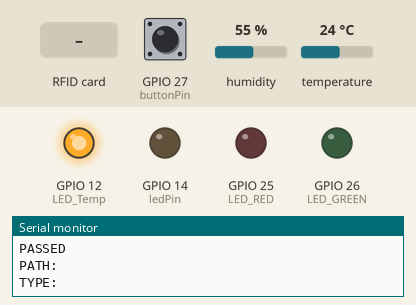
Simulated run of this sketch. Board: ESP8266 (NodeMCU). Parts: output pins drawn as LEDs (lit = HIGH), the last lines printed to the serial monitor. Dashed ring = blinking. The test bench sets the inputs (shaded band); at power-on: GPIO 27 (buttonPin) LOW, humidity 55 %, temperature 24 °C. WiFi joins after 1.5 s; servers stay silent unless stated.

Above: at 2.7 s.
2.8 s: GPIO 27 (buttonPin) pulled HIGH for 3.2 s
At 3.8 s:
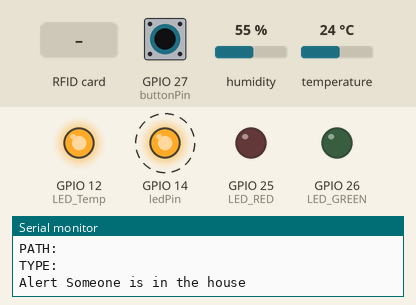
8.0 s: RFID card 5E 7A 19 C4 held to the reader
At 8.4 s:
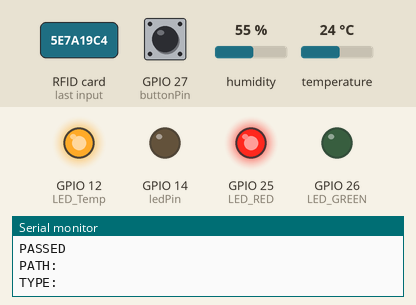
10.8 s: humidity set to 52 %
13.7 s: humidity set to 49 %
At 16.1 s:
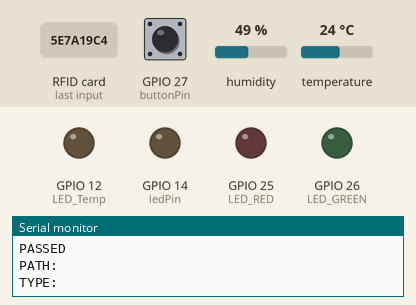
16.9 s: GPIO 27 (buttonPin) pulled HIGH for 3.2 s
At 19.0 s:
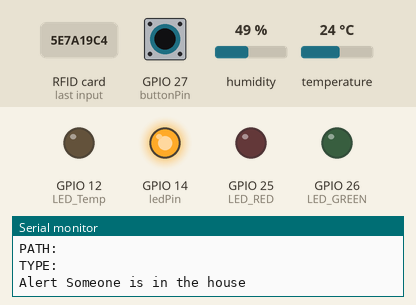
21.6 s: RFID card 5E 7A 19 C4 held to the reader
At 23.2 s:
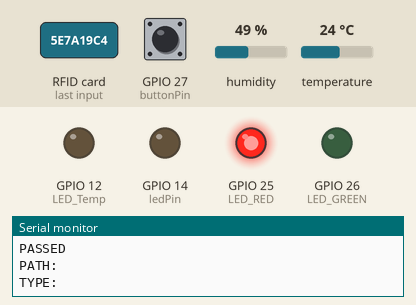
Timing chart, 0 to 25.0 s (numbered marks = the images above; inputs shaded):
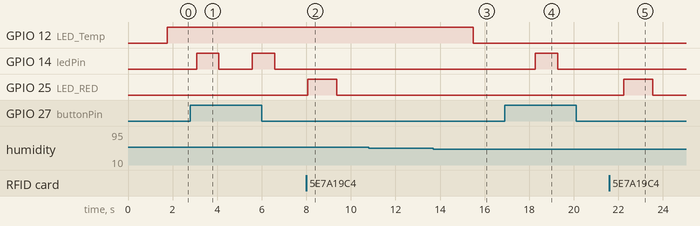

Measured:
- the behaviour switches between 51 and 50 % on humidity (found by bisection; images 2 and 3)
- after the input at 2.8 s, GPIO 14 (ledPin): alternates HIGH for 1.0 s and LOW for 1.5 s, starting after 0.28 s
- after the input at 8.0 s, GPIO 25 (LED_RED): LOW → HIGH after 0.05 s, → LOW 1.3 s later
- after the input at 13.7 s, GPIO 12 (LED_Temp): HIGH → LOW after 1.8 s
- after the input at 16.9 s, GPIO 14 (ledPin): LOW → HIGH after 1.4 s, → LOW 1.0 s later
- after the input at 21.6 s, GPIO 25 (LED_RED): LOW → HIGH after 0.63 s, → LOW 1.3 s later

The sketch:

CODE_CONNECTED_HOUSE.ino
```cpp
#include <SPI.h>
#include <MFRC522.h>
#include "DHT.h"
 ////////////////////////////////////////////////////////////////
 #include <Arduino.h>
  #if defined(ESP32)
    #include <WiFi.h>
  #elif defined(ESP8266)
    #include <ESP8266WiFi.h>
  #endif
  #include <Firebase_ESP_Client.h>

  //Provide the token generation process info.
  #include "addons/TokenHelper.h"
  //Provide the RTDB payload printing info and other helper functions.
  #include "addons/RTDBHelper.h"

  // Insert your network credentials
  #define WIFI_SSID "Rca1949"
  #define WIFI_PASSWORD "Raja@Casa@"


  // Insert Firebase project API Key
  #define API_KEY "AIzaSyCB8iYcUrrl9VvAL7E8hsWZfOTL553A2tY"

  // Insert RTDB URLefine the RTDB URL */
  #define DATABASE_URL "https://home-security-system-eilco-default-rtdb.europe-west1.firebasedatabase.app"

  //Define Firebase Data object
  FirebaseData fbdo;

  FirebaseAuth auth;
  FirebaseConfig config;
  unsigned long sendDataPrevMillis = 0;
  int count = 0;
  bool signupOK = false;
 ///////////////////////////////////////////////////////////////
// Definit la broche de l'Arduino sur laquelle la
// broche DATA du capteur est reliee
#define DHTPIN 13

// Definit le type de capteur utilise
#define DHTTYPE DHT11

// Declare un objet de type DHT
// Il faut passer en parametre du constructeur
// de l'objet la broche et le type de capteur
DHT dht(DHTPIN, DHTTYPE);


// Constants
#define SS_PIN 5
#define RST_PIN 0
#define LED_GREEN 26
#define LED_RED 25
#define LED_Temp 12
const int buttonPin = 27; // broche du capteur PIR
const int ledPin = 14; // la LED du Arduino
int buttonState = 0;

// Variables
byte nuidPICC[4] = {0, 0, 0, 0};
MFRC522::MIFARE_Key key;
MFRC522 rfid = MFRC522(SS_PIN, RST_PIN);

// Access status
bool accessGranted = false;

void setup() {
  // Init Serial USB
  Serial.begin(115200);

  //////////////////////////////////////////////////////////////////
   WiFi.begin(WIFI_SSID, WIFI_PASSWORD);
    Serial.print("Connecting to Wi-Fi");
    while (WiFi.status() != WL_CONNECTED){
      Serial.print(".");
      delay(300);
    }
    Serial.println();
    Serial.print("Connected with IP: ");
    Serial.println(WiFi.localIP());
    Serial.println();
 ///////////////////////////////////////////////////
    /* Assign the api key (required) */
    config.api_key = API_KEY;

    /* Assign the RTDB URL (required) */
    config.database_url = DATABASE_URL;

    /* Sign up */
    if (Firebase.signUp(&config, &auth, "", "")){
      Serial.println("ok");
      signupOK = true;
    }
    else{
      Serial.printf("%s\n", config.signer.signupError.message.c_str());
    }

    /* Assign the callback function for the long running token generation task */
    config.token_status_callback = tokenStatusCallback; //see addons/TokenHelper.h

    Firebase.begin(&config, &auth);
    Firebase.reconnectWiFi(true);
  ////////////////////////////////////////////////////////////////////
  Serial.println(F("Initialize System"));
 pinMode(LED_GREEN, OUTPUT);
  pinMode(LED_RED, OUTPUT);
    pinMode(LED_Temp, OUTPUT);
  pinMode(ledPin, OUTPUT); //la broche de la LED est mise en sortie
  pinMode(buttonPin, INPUT); //la broche du capteur est mise en entree

  // Init RFID
  SPI.begin();
  rfid.PCD_Init();
  Serial.print(F("Reader :"));
  rfid.PCD_DumpVersionToSerial();


  // Initialise la capteur DHT11
  dht.begin();
}

void loop() {
  readRFID();
  checkPresence();
  checktemp();
}

void readRFID() {
  // Read RFID card
  for (byte i = 0; i < 6; i++) {
    key.keyByte[i] = 0xFF;
  }

  // Look for new cards
  if ( ! rfid.PICC_IsNewCardPresent()) {
    return;
  }

  // Verify if the NUID has been read
  if ( ! rfid.PICC_ReadCardSerial()) {
    return;
  }

  // Store NUID into nuidPICC array
  for (byte i = 0; i < 4; i++) {
    nuidPICC[i] = rfid.uid.uidByte[i];
  }

  // Check if card is authorized
  checkAuthorization();

  // Print access status


  // Halt PICC
  rfid.PICC_HaltA();

  // Stop encryption on PCD
  rfid.PCD_StopCrypto1();
}

// Function to check if card is authorized
/*void checkAuthorization() {
  // Here you would add your own logic to check if the card is authorized
  // For example, you could compare the nuidPICC variable to a list of authorized NUIDs
  // In this example, we'll just grant access if the first byte of the NUID is 0x01
  if (nuidPICC[0] == 203 && nuidPICC[1] == 243 && nuidPICC[2] == 145 && nuidPICC[3] == 105) {
    accessGranted = true;
    Serial.println("Access granted");
    // Turn on green LED
    digitalWrite(LED_GREEN, HIGH);
    // Turn off red LED
    digitalWrite(LED_RED, LOW);
     delay(3000);
    digitalWrite(LED_GREEN, LOW);
  } else {
    accessGranted = false;
    Serial.println("Access denied");
    // Turn off green LED
    digitalWrite(LED_GREEN, LOW);
    // Turn on red LED
    digitalWrite(LED_RED, HIGH);
    delay(3000);
    digitalWrite(LED_RED, LOW);
  }
  }
*/
void checkAuthorization() {
// Here you would add your own logic to check if the card is authorized
// For example, you could compare the nuidPICC variable to a list of authorized NUIDs
// In this example, we'll just grant access if the first byte of the NUID is 0x01
if (nuidPICC[0] == 203 && nuidPICC[1] == 243 && nuidPICC[2] == 145 && nuidPICC[3] == 105) {
accessGranted = true;
Serial.println("Access granted");
// Turn on green LED
digitalWrite(LED_GREEN, HIGH);
// Turn off red LED
digitalWrite(LED_RED, LOW);
// Create a string to store the card ID
    String cardID = "";
    // Concatenate the bytes of the NUID into the string
    for (int i = 0; i < 4; i++) {
      cardID += nuidPICC[i];
      if (i < 3) {
        cardID += ",";
      }
    }

if (Firebase.ready() && signupOK && (millis() - sendDataPrevMillis > 1000 || sendDataPrevMillis == 0)){
sendDataPrevMillis = millis();
// Write the card scan information and authorization result on the database path
if (Firebase.RTDB.setInt(&fbdo, "ESP32_DATA/authorizationResult", accessGranted)
          && Firebase.RTDB.setString(&fbdo, "ESP32_DATA/cardID", cardID.c_str())){
Serial.println("PASSED");
Serial.println("PATH: " + fbdo.dataPath());
Serial.println("TYPE: " + fbdo.dataType());
}
else {
Serial.println("FAILED");
Serial.println("REASON: " + fbdo.errorReason());
}
}
delay(3000);
digitalWrite(LED_GREEN, LOW);
} else {
accessGranted = false;
Serial.println("Access denied");
// Turn off green LED
digitalWrite(LED_GREEN, LOW);
// Turn on red LED
digitalWrite(LED_RED, HIGH);
// Create a string to store the card ID
    String cardID = "";
    // Concatenate the bytes of the NUID into the string
    for (int i = 0; i < 4; i++) {
      cardID += nuidPICC[i];
      if (i < 3) {
        cardID += ",";
      }
    }

if (Firebase.ready() && signupOK && (millis() - sendDataPrevMillis > 1000 || sendDataPrevMillis == 0)){
sendDataPrevMillis = millis();
// Write the card scan information and authorization result on the database path
if (Firebase.RTDB.setInt(&fbdo, "ESP32_DATA/authorizationResult", accessGranted)
          && Firebase.RTDB.setString(&fbdo, "ESP32_DATA/cardID", cardID.c_str())){
Serial.println("PASSED");
Serial.println("PATH: " + fbdo.dataPath());
Serial.println("TYPE: " + fbdo.dataType());
}
else {
Serial.println("FAILED");
Serial.println("REASON: " + fbdo.errorReason());
}
}
delay(1000);
digitalWrite(LED_RED, LOW);
}
}


/**
Helper routine to dump a byte array as hex values to Serial.
*/
void printHex(byte *buffer, byte bufferSize) {
  for (byte i = 0; i < bufferSize; i++) {
    Serial.print(buffer[i] < 0x10 ? " 0" : " ");
    Serial.print(buffer[i], HEX);
  }
}


void checktemp() {
// Récupère la température et l'humidité du capteur
float temperature = dht.readTemperature();
float humidity = dht.readHumidity();

// Affiche les données sur le moniteur série
Serial.println("Temperature = " + String(temperature) + " °C");
Serial.println("Humidite = " + String(humidity) + " %");
if(temperature>=38 || humidity>50){
  digitalWrite(LED_Temp, HIGH);
  }
  else{
    digitalWrite(LED_Temp, LOW);
  }
// Envoie les données à Firebase
if (Firebase.RTDB.setFloat(&fbdo, "ESP32_DATA/temperature", temperature) && Firebase.RTDB.setFloat(&fbdo, "ESP32_DATA/humidity", humidity)) {
Serial.println("PASSED");
Serial.println("PATH: " + fbdo.dataPath());
Serial.println("TYPE: " + fbdo.dataType());
}
else {
Serial.println("FAILED");
Serial.println("REASON: " + fbdo.errorReason());
}
delay(1000);
}

void checkPresence() {
  // Read the button state
  buttonState = digitalRead(buttonPin);

  // Check if something was detected
  if (buttonState == HIGH) {
    // Turn on the LED
    digitalWrite(ledPin, HIGH);
    // Print a message to the serial monitor
    Serial.println("Alert Someone is in the house");
    // Wait for 1 second
    delay(1000);
    // Turn off the LED
    digitalWrite(ledPin, LOW);
    // Send the presence data to Firebase
    if (Firebase.ready() && signupOK && (millis() - sendDataPrevMillis > 1000 || sendDataPrevMillis == 0)) {
      sendDataPrevMillis = millis();
      // Write the presence data on the database path "presence"
      if (Firebase.RTDB.setBool(&fbdo, "ESP32_DATA/presence", true)) {
        Serial.println("PASSED");
        Serial.println("PATH: " + fbdo.dataPath());
        Serial.println("TYPE: " + fbdo.dataType());
      } else {
        Serial.println("FAILED");
        Serial.println("REASON: " + fbdo.errorReason());
      }
    }
  } else {
    // Turn off the LED
    digitalWrite(ledPin, LOW);
    // Send the absence data to Firebase
    if (Firebase.ready() && signupOK && (millis() - sendDataPrevMillis > 1000 || sendDataPrevMillis == 0)) {
      sendDataPrevMillis = millis();
      // Write the absence data on the database path "presence"
      if (Firebase.RTDB.setBool(&fbdo, "ESP32_DATA/presence", false)) {
        Serial.println("PASSED");
        Serial.println("PATH: " + fbdo.dataPath());
        Serial.println("TYPE: " + fbdo.dataType());
      } else {
        Serial.println("FAILED");
        Serial.println("REASON: " + fbdo.errorReason());
      }
    }
  }
}

/*void checkPresence()
{
  buttonState = digitalRead(buttonPin);//lecture du capteur
  if (buttonState == HIGH) //si quelquechose est detecte
  {
    digitalWrite(ledPin, HIGH); //on allume la LED
    Serial.println("Alert Someone is the house");
    delay(1000);
    digitalWrite(ledPin, LOW);
  }
  else //sinon
  {
    digitalWrite(ledPin, LOW); //on eteint la LED
  }
}*/
```
